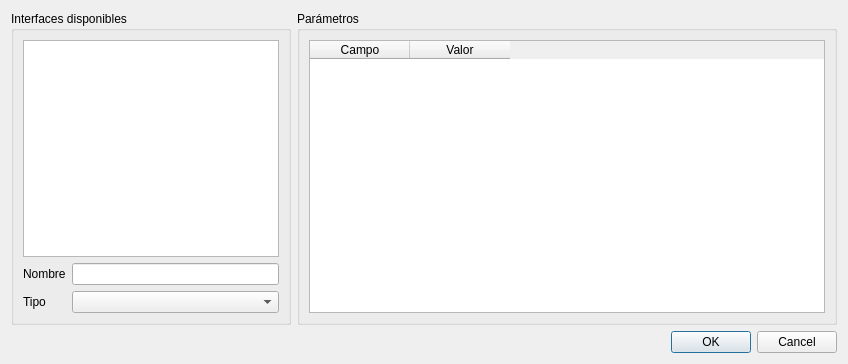
<?xml version="1.0" encoding="UTF-8"?>
<ui version="4.0">
 <class>JigInterfaceEditDialog</class>
 <widget class="QDialog" name="JigInterfaceEditDialog">
  <property name="geometry">
   <rect>
    <x>0</x>
    <y>0</y>
    <width>848</width>
    <height>364</height>
   </rect>
  </property>
  <property name="windowTitle">
   <string>Editor de interfaces</string>
  </property>
  <layout class="QGridLayout" name="gridLayout_2">
   <item row="0" column="0">
    <widget class="QGroupBox" name="groupBox">
     <property name="sizePolicy">
      <sizepolicy hsizetype="Maximum" vsizetype="Preferred">
       <horstretch>0</horstretch>
       <verstretch>0</verstretch>
      </sizepolicy>
     </property>
     <property name="title">
      <string>Interfaces disponibles</string>
     </property>
     <layout class="QGridLayout" name="gridLayout">
      <item row="2" column="1">
       <widget class="QComboBox" name="comboBox"/>
      </item>
      <item row="1" column="1">
       <widget class="QLineEdit" name="lineEdit"/>
      </item>
      <item row="1" column="0">
       <widget class="QLabel" name="label">
        <property name="text">
         <string>Nombre</string>
        </property>
       </widget>
      </item>
      <item row="2" column="0">
       <widget class="QLabel" name="label_3">
        <property name="text">
         <string>Tipo</string>
        </property>
       </widget>
      </item>
      <item row="0" column="0" colspan="2">
       <widget class="QListWidget" name="listWidget">
        <property name="minimumSize">
         <size>
          <width>0</width>
          <height>200</height>
         </size>
        </property>
        <property name="maximumSize">
         <size>
          <width>300</width>
          <height>16777215</height>
         </size>
        </property>
       </widget>
      </item>
     </layout>
    </widget>
   </item>
   <item row="0" column="1">
    <widget class="QGroupBox" name="groupBox_2">
     <property name="title">
      <string>Parámetros</string>
     </property>
     <layout class="QGridLayout" name="gridLayout_3">
      <item row="0" column="0">
       <widget class="QTableWidget" name="tableWidget">
        <attribute name="horizontalHeaderMinimumSectionSize">
         <number>35</number>
        </attribute>
        <column>
         <property name="text">
          <string>Campo</string>
         </property>
        </column>
        <column>
         <property name="text">
          <string>Valor</string>
         </property>
        </column>
       </widget>
      </item>
     </layout>
    </widget>
   </item>
   <item row="1" column="0" colspan="2">
    <widget class="QDialogButtonBox" name="buttonBox">
     <property name="orientation">
      <enum>Qt::Horizontal</enum>
     </property>
     <property name="standardButtons">
      <set>QDialogButtonBox::Cancel|QDialogButtonBox::Ok</set>
     </property>
    </widget>
   </item>
  </layout>
 </widget>
 <resources/>
 <connections>
  <connection>
   <sender>buttonBox</sender>
   <signal>accepted()</signal>
   <receiver>JigInterfaceEditDialog</receiver>
   <slot>accept()</slot>
   <hints>
    <hint type="sourcelabel">
     <x>248</x>
     <y>254</y>
    </hint>
    <hint type="destinationlabel">
     <x>157</x>
     <y>274</y>
    </hint>
   </hints>
  </connection>
  <connection>
   <sender>buttonBox</sender>
   <signal>rejected()</signal>
   <receiver>JigInterfaceEditDialog</receiver>
   <slot>reject()</slot>
   <hints>
    <hint type="sourcelabel">
     <x>316</x>
     <y>260</y>
    </hint>
    <hint type="destinationlabel">
     <x>286</x>
     <y>274</y>
    </hint>
   </hints>
  </connection>
 </connections>
</ui>
